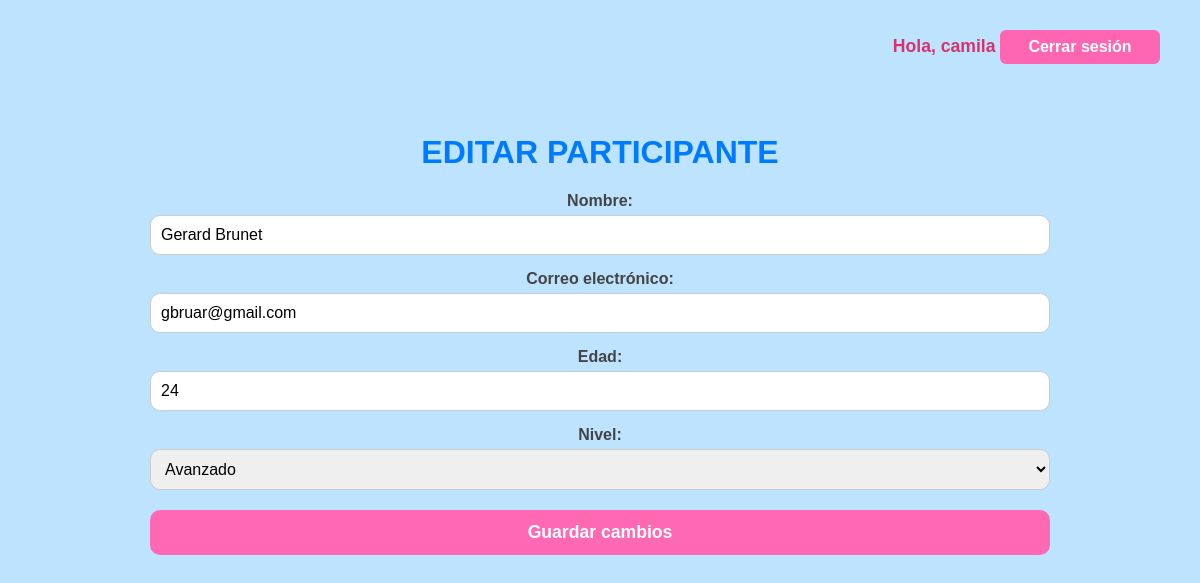
Page /edit_participant/13 (signed in) on the committed database.
### tables this page shows
CREATE TABLE usuarios (
    id INTEGER PRIMARY KEY AUTOINCREMENT,
    nombre TEXT NOT NULL,
    email TEXT NOT NULL UNIQUE,
    contrasena TEXT NOT NULL,
    rol TEXT DEFAULT 'participante',
    nivel TEXT
, edad INTEGER, juego TEXT DEFAULT 'MiTorneo', torneo TEXT DEFAULT 'LOL World', victorias INTEGER DEFAULT 0, empates INTEGER DEFAULT 0, derrotas INTEGER DEFAULT 0, puntaje INTEGER DEFAULT 0);

### app.py (the view, shortened to what this page needs)
@app.route('/edit_participant/<int:id>', methods=['GET', 'POST'])
@admin_required
def edit_participant(id):
    conn = db_connection()
    c = conn.cursor()
    c.execute("SELECT * FROM usuarios WHERE id = ? AND rol = 'participante'", (id,))
    participante = c.fetchone()
    conn.close()
    if participante:
        return render_template('edit_participant.html', participante=participante)
    else:
        flash('Participante no encontrado.', 'danger')
        return redirect(url_for('manage_participants'))

### app.py (called while the page is built)
def db_connection():
    conn = sqlite3.connect('database/torneo.db')
    conn.row_factory = sqlite3.Row
    return conn

def admin_required(f):
    @wraps(f)
    def decorated_function(*args, **kwargs):
        if 'user_id' not in session or session.get('user_role') != 'admin':
            flash('Acceso no autorizado. Inicia sesión como administrador.', 'danger')
            return redirect(url_for('login'))
        return f(*args, **kwargs)
    return decorated_function

### templates/edit_participant.html (shortened to what this page needs)
{% extends "base.html" %}
{% block content %}
<h1>Editar Participante</h1>
<form method="POST" class="form-edit-participant">
    <label for="nombre">Nombre:</label>
    <input type="text" id="nombre" name="nombre" value="{{ participante.nombre }}" required />
    <label for="email">Correo electrónico:</label>
    <input type="email" id="email" name="email" value="{{ participante.email }}" required />
    <label for="edad">Edad:</label>
    <input type="number" id="edad" name="edad" value="{{ participante.edad }}" min="1" />
    <label for="nivel">Nivel:</label>
    <select id="nivel" name="nivel" required>
        <option value="Avanzado" {% if participante.nivel == 'Avanzado' %}selected{% endif %}>Avanzado</option>
    </select>
    <button type="submit">Guardar cambios</button>
</form>
{% endblock %}

### static/style.css (style rules this page uses)
body { background-color: #bde3ff; font-family: Arial, sans-serif; margin: 0; padding: 20px; color: #333; text-align: center; }
h1 { color: #007bff; text-align: center; margin-top: 20px; font-size: 2em; font-weight: bold; text-transform: uppercase; }
form label { display: block; margin-top: 15px; font-weight: 600; color: #444; }
form input, form select { width: 100%; padding: 10px; margin-top: 5px; border-radius: 10px; border: 1px solid #ccc; box-sizing: border-box; font-size: 1rem; }
button { margin-top: 20px; width: 100%; padding: 12px; background-color: #ff69b4; border: none; color: white; font-weight: bold; font-size: 1.1rem; border-radius: 10px; cursor: pointer; transition: background-color 0.3s ease; }

### rows in the picture
usuarios: nombre "Gerard Brunet", email "gbruar@gmail.com", edad "24", nivel "Avanzado"

### other values in the picture
{{ session['user_name'] }} "camila"
